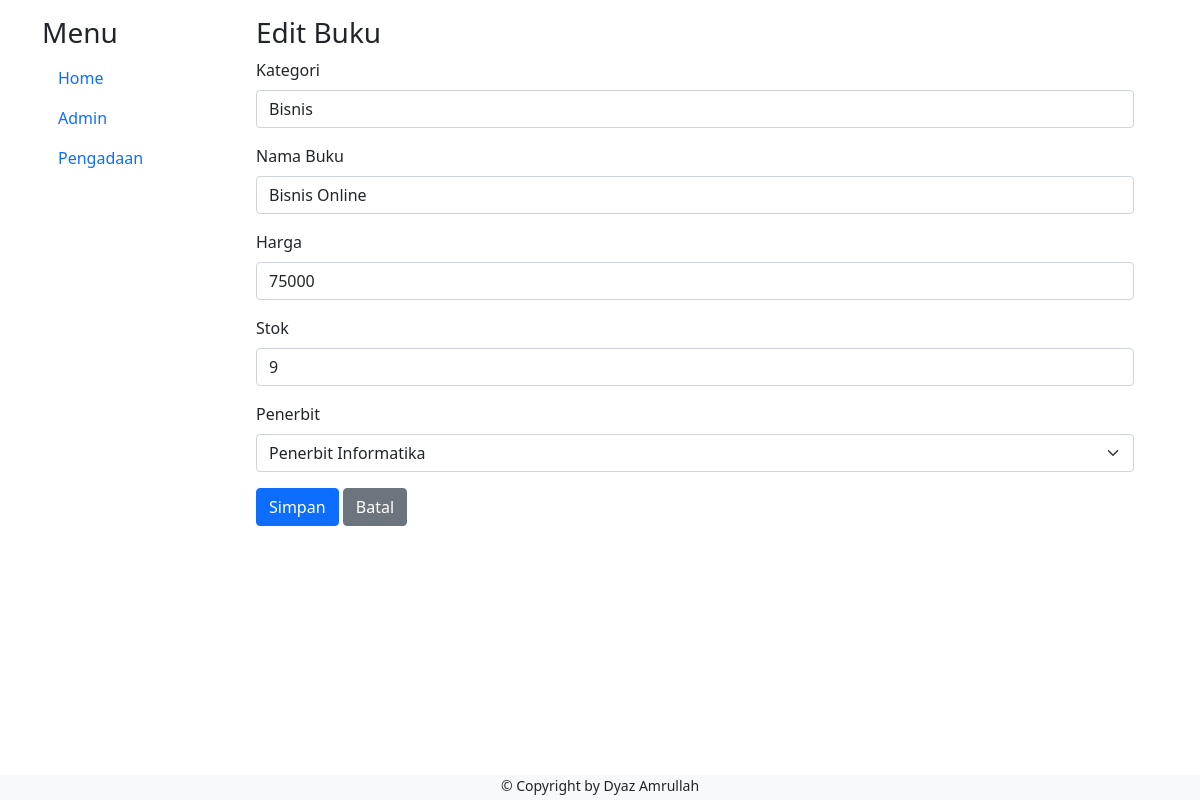
The page /edit-buku.php?id=B1001 on the database its author committed.
### tables this page shows
CREATE TABLE `tb_buku` (
  `id` char(5) NOT NULL,
  `kategori` varchar(30) NOT NULL,
  `nama_buku` varchar(80) NOT NULL,
  `harga` int(11) NOT NULL,
  `stok` int(4) NOT NULL,
  `id_penerbit` char(4) NOT NULL
);

### edit-buku.php (the view, shortened to what this page needs)
<?php
include 'koneksi.php';
if (isset($_GET['id'])) {
  $id = $_GET['id'];
  $sql = "SELECT * FROM tb_buku WHERE id = '$id'";
  $result = $conn->query($sql);
  if ($result->num_rows > 0) {
    $row = $result->fetch_assoc();
    $kategori = $row['kategori'];
    $nama_buku = $row['nama_buku'];
    $harga = $row['harga'];
    $stok = $row['stok'];
    $id_penerbit = $row['id_penerbit'];
  } else {
    echo "Data buku tidak ditemukan.";
    exit();
  }
} else {
  echo "ID buku tidak ditemukan.";
  exit();
}
?>
<!DOCTYPE html>
<html lang="en">
<head>
  <link href="https://cdn.jsdelivr.net/npm/bootstrap@5.0.2/dist/css/bootstrap.min.css" rel="stylesheet">
  <link rel="stylesheet" href="style.css">
</head>
<body>
  <div class="container">
    <div class="row">
      <div class="col-2 pt-3">
        <div class="sidebar">
          <h3>Menu</h3>
          <ul class="nav flex-column">
            <li class="nav-item">
              <a class="nav-link" href="index.php">Home</a>
            </li>
            <li class="nav-item">
              <a class="nav-link active" href="admin.php">Admin</a>
            </li>
            <li class="nav-item">
              <a class="nav-link" href="pengadaan.php">Pengadaan</a>
            </li>
          </ul>
        </div>
      </div>
      <div class="col-10">
        <div class="container">
          <h3 class="mt-3">Edit Buku</h3>
          <form action="" method="POST">
            <div class="mb-3">
              <label for="kategori" class="form-label">Kategori</label>
              <input type="text" class="form-control" id="kategori" name="kategori" value="<?php echo $kategori; ?>" required>
            </div>
            <div class="mb-3">
              <label for="nama_buku" class="form-label">Nama Buku</label>
              <input type="text" class="form-control" id="nama_buku" name="nama_buku" value="<?php echo $nama_buku; ?>" required>
            </div>
            <div class="mb-3">
              <label for="harga" class="form-label">Harga</label>
              <input type="number" class="form-control" id="harga" name="harga" value="<?php echo $harga; ?>" required>
            </div>
            <div class="mb-3">
              <label for="stok" class="form-label">Stok</label>
              <input type="number" class="form-control" id="stok" name="stok" value="<?php echo $stok; ?>" required>
            </div>
            <div class="mb-3">
              <label for="id_penerbit" class="form-label">Penerbit</label>
              <select class="form-select" id="id_penerbit" name="id_penerbit" required>
                <?php
                $sql_penerbit = "SELECT id, nama FROM tb_penerbit";
                $result_penerbit = $conn->query($sql_penerbit);
                if ($result_penerbit->num_rows > 0) {
                  while ($row_penerbit = $result_penerbit->fetch_assoc()) {
                    $selected = ($row_penerbit['id'] == $id_penerbit) ? 'selected' : '';
                    echo "<option value='" . $row_penerbit['id'] . "' $selected>" . $row_penerbit['nama'] . "</option>";
                  }
                } else {
                  echo "<option value=''>Tidak ada data penerbit</option>";
                }
                ?>
              </select>
            </div>
            <button type="submit" class="btn btn-primary" name="submit">Simpan</button>
            <a href="admin.php" class="btn btn-secondary">Batal</a>
          </form>
        </div>
      </div>
    </div>
    <div class="footer">
      <p>&copy; Copyright by Dyaz Amrullah</p>
    </div>
</body>
</html>

### style.css (style rules this page uses)
.footer { height: 25px; text-align: center; background-color: #f8f9fa; position: fixed; left: 0; bottom: 0; width: 100%; font-size: 14px; }

### rows shown on the page
tb_buku: kategori "Bisnis", nama_buku "Bisnis Online", harga "75000", stok "9"

### other values the page prints
form field id_penerbit "Penerbit Informatika"
